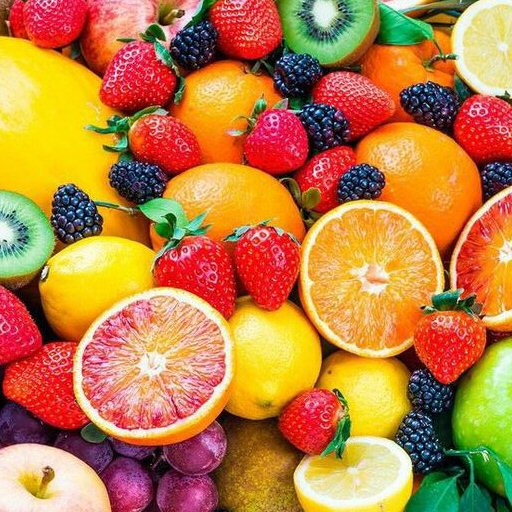
#> input picture img/fruit_512c.jpg, 512 x 512 px, found by its file name
$ python 9_4.py
#> lines starting #> are read from the running program, lines starting #| are printed output that depends on the picture
import numpy as np
import cv2

g_image = cv2.imread('./img/fruit_512c.jpg', cv2.IMREAD_GRAYSCALE)
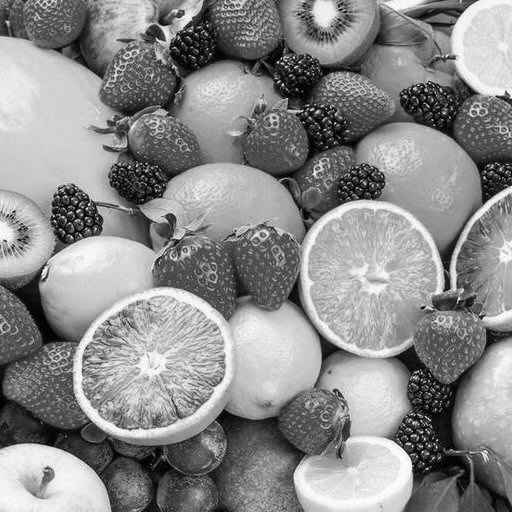
#> g_image: shape (512, 512); min 0, max 255, mean 138.9
c_image = cv2.cvtColor(g_image, cv2.COLOR_GRAY2BGR)
cv2.imshow('Original image', c_image)

rows, cols = c_image.shape[:2] # channel 여부 무시
#> rows = 512; cols = 512

# pts1 좌표 표시
pts1 = np.float32([[200,200],[300,200],[200,300]])
cv2.circle(c_image, (200,200), 9, (255,0,0),-1)
cv2.circle(c_image, (300,200), 9, (0,255,0),-1)
cv2.circle(c_image, (200,300), 9, (0,0,255),-1)
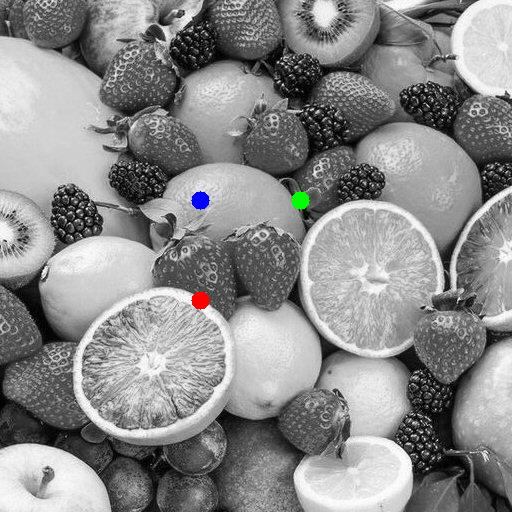
#> c_image: shape (512, 512, 3); mean B, G, R 138.7, 138.7, 138.7

pts2 = np.float32([[200,200],[350,200],[200,250]])
Mat1 = cv2.getAffineTransform(pts1, pts2)
r_image1 = cv2.warpAffine(c_image, Mat1, (cols, rows))
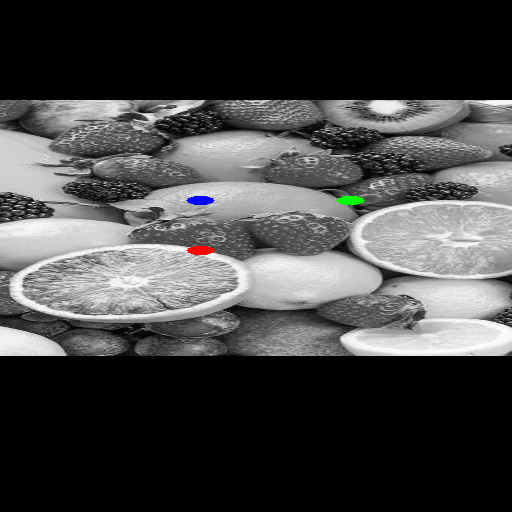
#> r_image1: shape (512, 512, 3); mean B, G, R 70, 70, 70

pts2 = np.float32([[200,200],[300,230],[260,300]])
Mat2 = cv2.getAffineTransform(pts1, pts2)
r_image2 = cv2.warpAffine(c_image, Mat2, (cols, rows))
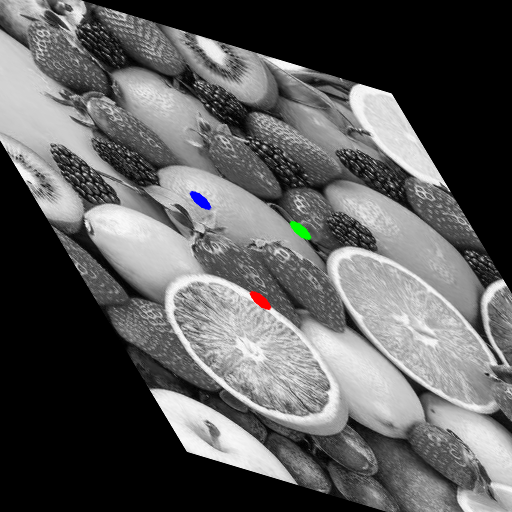
#> r_image2: shape (512, 512, 3); mean B, G, R 93.7, 93.7, 93.7

pts2 = np.float32([[200,200],[100,170],[170,100]])
Mat3 = cv2.getAffineTransform(pts1, pts2)
r_image3 = cv2.warpAffine(c_image, Mat3, (cols, rows))
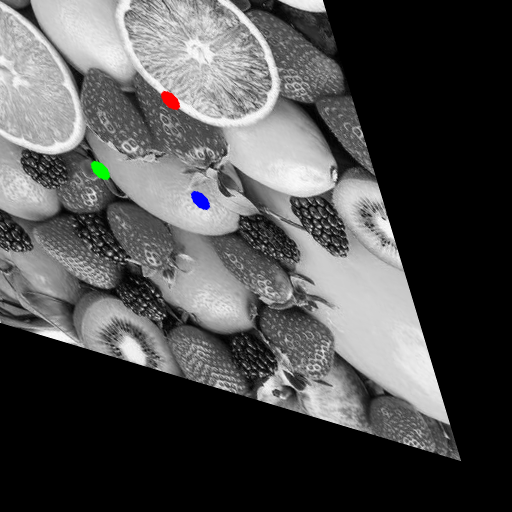
#> r_image3: shape (512, 512, 3); mean B, G, R 78.6, 78.6, 78.6

cv2.imshow('Original image', c_image)
cv2.imshow('Affine 1 image', r_image1)
cv2.imshow('Affine 2 image', r_image2)
cv2.imshow('Affine 3 image', r_image3)

cv2.waitKey(0)

$ run again, with img/coins_1.jpg copied over img/fruit_512c.jpg
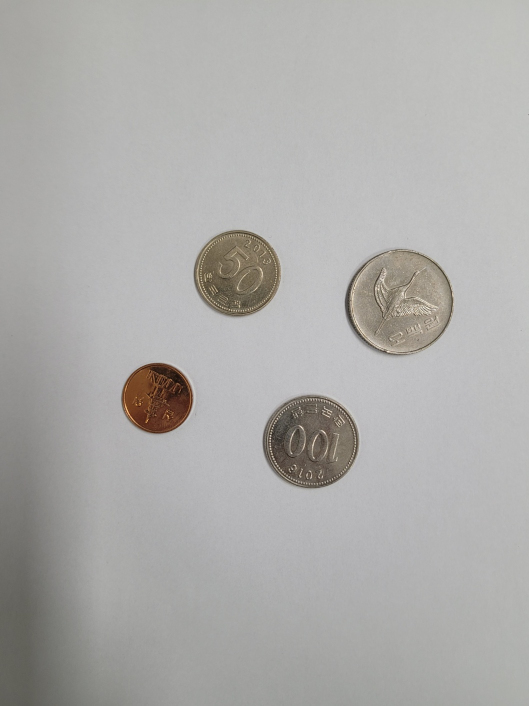
#> input picture img/coins_1.jpg, 1058 x 1411 px, found by its file name (shown at 1/2 size)
#> `r_image2 = cv2.warpAffine(c_image, Mat2, (cols, rows))`:
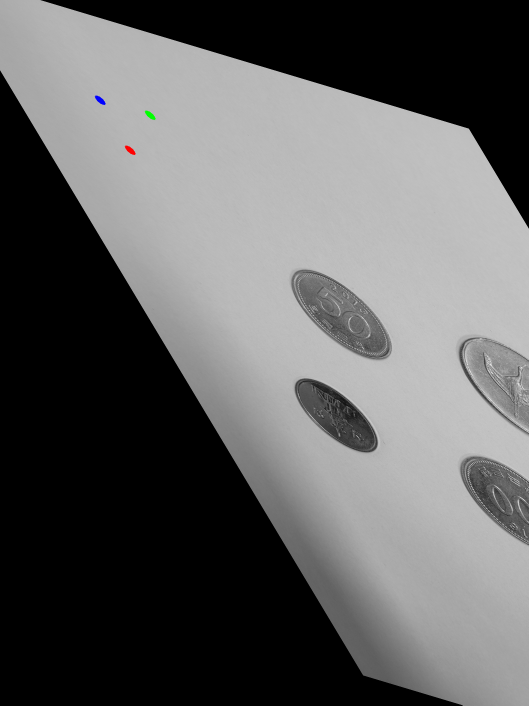
#> r_image2: shape (1411, 1058, 3) (shown at 1/2 size); mean B, G, R 96.8, 96.8, 96.8
#> `r_image3 = cv2.warpAffine(c_image, Mat3, (cols, rows))`:
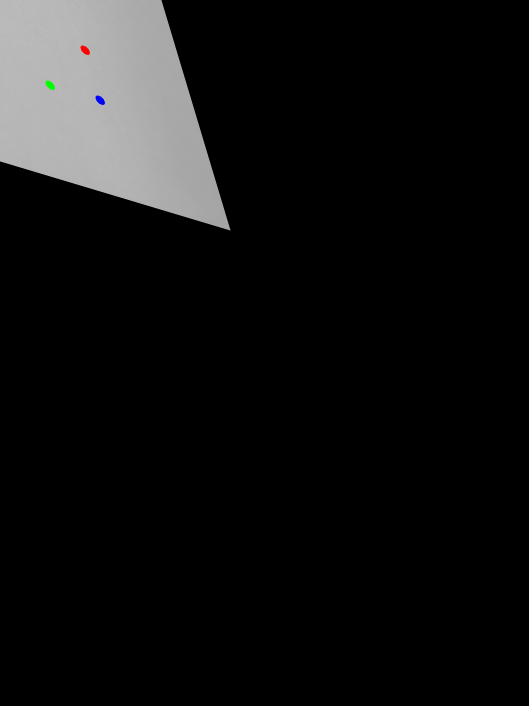
#> r_image3: shape (1411, 1058, 3) (shown at 1/2 size); mean B, G, R 17.6, 17.6, 17.6

$ run again, with img/coins_2.jpg copied over img/fruit_512c.jpg
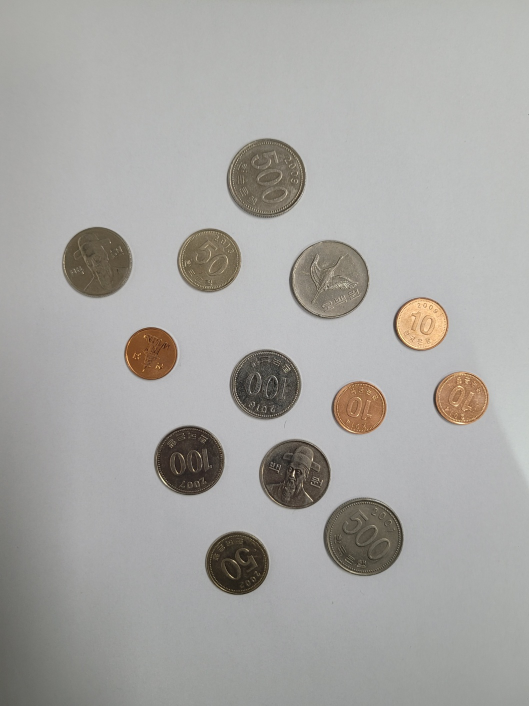
#> input picture img/coins_2.jpg, 1058 x 1411 px, found by its file name (shown at 1/2 size)
#> `r_image2 = cv2.warpAffine(c_image, Mat2, (cols, rows))`:
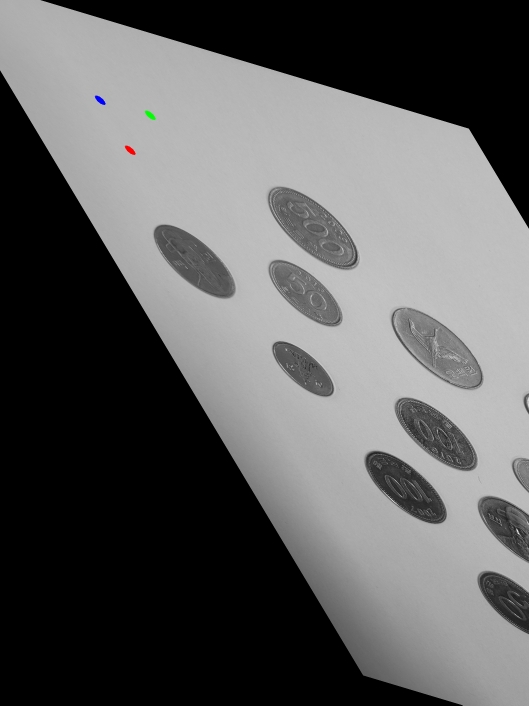
#> r_image2: shape (1411, 1058, 3) (shown at 1/2 size); mean B, G, R 94.2, 94.2, 94.2
#> `r_image3 = cv2.warpAffine(c_image, Mat3, (cols, rows))`:
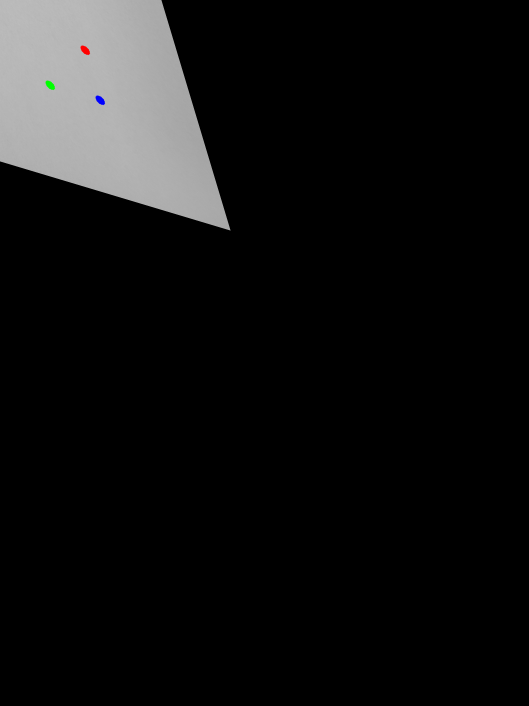
#> r_image3: shape (1411, 1058, 3) (shown at 1/2 size); mean B, G, R 17.6, 17.6, 17.6
